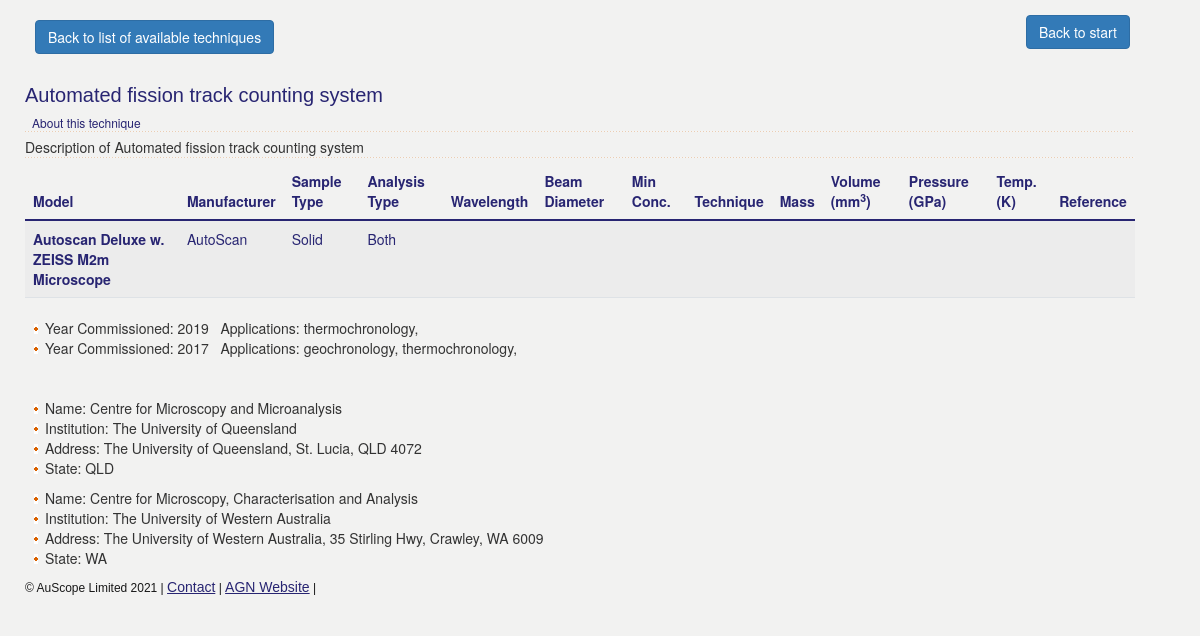
The page /Portal/viewTechnique/40?nav_from=listTechniques on the database as committed earlier.
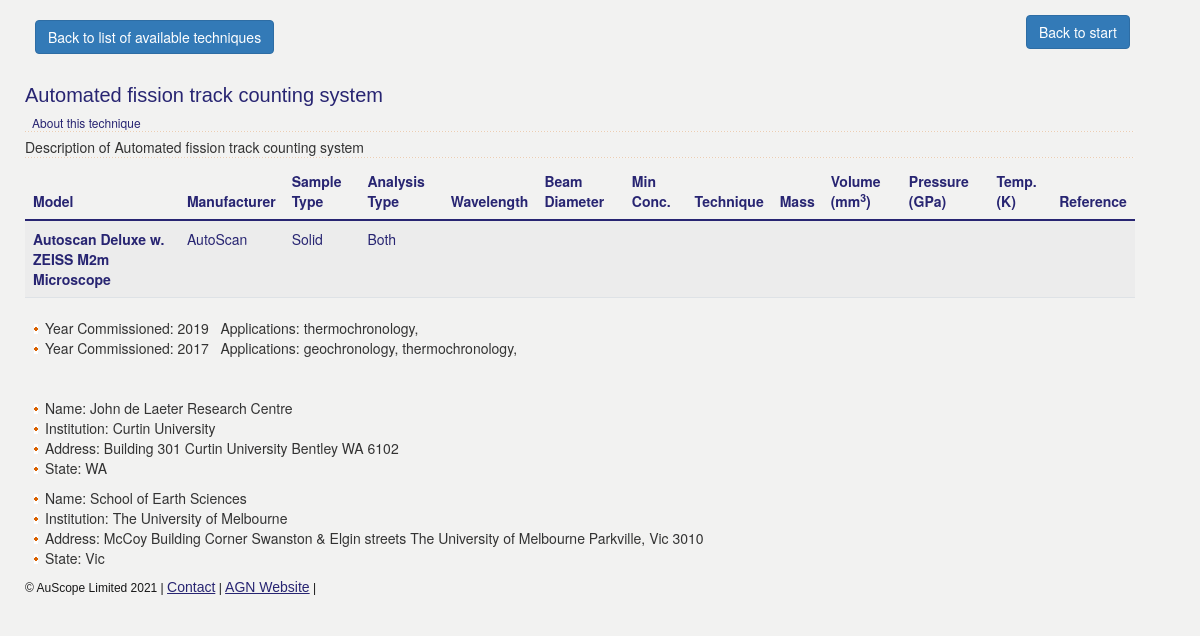
The same page on the database as committed later.
### tables this page shows
CREATE TABLE `technique` (
  `id` bigint(20) NOT NULL AUTO_INCREMENT,
  `name` varchar(255) NOT NULL,   
  `instrument_name` varchar(255) NOT NULL,  
  `model` varchar(255), 
  `manufacturer` varchar(255),  
  `sample_type` varchar(255),     
  `analysis_type` varchar(255),  
  `wavelength` varchar(63),
  `beam_diameter` varchar(63),
  `min_conc` varchar(63),
  `technique` varchar(255),  
  `mass` varchar(63),
  `volume` varchar(63),
  `pressure` varchar(63),
  `temperature` varchar(63),
  `ext_reference` varchar(255),
  `summary` longtext,  
  `description` longtext NOT NULL,  
  `keywords` longtext NOT NULL,
  `version` bigint(20) NOT NULL,
  `alternative_names` longtext NOT NULL,
  `technique_metadata_id` bigint(20) NOT NULL,
  PRIMARY KEY (`id`),
  UNIQUE KEY `model` (`model`),
  FULLTEXT KEY `fulltext_index` (`name`,`instrument_name`,`model`,`manufacturer`,`analysis_type`,`sample_type`,`technique`,`alternative_names`,`summary`,`description`,`keywords`),
  KEY `FK546GF1519AE409C5` (`technique_metadata_id`),
  CONSTRAINT `FK546HF136DC3948AF` FOREIGN KEY (`technique_metadata_id`) REFERENCES `technique_metadata` (`id`)
);

CREATE TABLE `location` (
  `id` bigint(20) NOT NULL AUTO_INCREMENT,
  `version` bigint(20) NOT NULL,
  `priority` int(11) NOT NULL,
  `status` varchar(255) NOT NULL,
  `address` longtext NOT NULL,
  `center_name` varchar(255) NOT NULL,
  `state` varchar(255) NOT NULL,
  `institution` varchar(255) NOT NULL,
  PRIMARY KEY (`id`),
  UNIQUE KEY `institution` (`institution`),
  FULLTEXT KEY `fulltext_index` (`institution`,`center_name`,`address`,`state`)
);

### application/controllers/Portal.php (called while the page is built, shortened)
<?php
class Portal extends CI_Controller {
    function __construct()
    {
        $this->load->model('Static_model');
    }
    public function viewTechnique($x){
        $science = '';
        $left = '';
        $right = '';
        $this->load->model('Techniques_model');
        $this->load->view(
            'Portal/technique_view',
            array(
                'science'=>$science,
                'right' => $right,
                'left' => $left,
                'prevPage'=> $this->input->get('nav_from'),
                'theTechnique'=> $this->Techniques_model->getTechniqueData($x),
                'caseStudies'=> $this->Techniques_model->getCaseStudiesforTechnique($x),
                'theContacts' => $this->Techniques_model->getContactsForTechnique($x),
                'references' => $this->Techniques_model->getReferencesForTechnique($x),
                'outputExamples' => $this->Techniques_model->getMediasForTechniqueSection($x,'OUTPUT'),
                'instrumentExamples' =>$this->Techniques_model->getMediasForTechniqueSection($x,'INSTRUMENT'),
                'localisationItems' =>$this->Techniques_model->getLocalisationItems($x),
                'locationItems' =>$this->Techniques_model->getLocationItems($x)
            )
        );
    }
}

### index.php (called while the page is built, shortened)
<?php
require_once BASEPATH.'core/CodeIgniter.php';

### application/models/Techniques_model.php (called while the page is built, shortened)
<?php
class Techniques_model extends MY_Model
{
    function getTechniqueData($x){
        $result = $this->db->where('id',$x)->get('technique')->row();
        return $result;
    }
    function getLocationItems($technique_id) {
        $query = $this->db->query("SELECT location.center_name, location.institution, location.address, location.state from location, localisation where location.id = localisation.location_id and localisation.technique_id = ".$technique_id.";");
        $item_list = $query->result_array();
        $ret_list = array();
        foreach($item_list as $item) {
            $line = array();
            array_push($line, $item['center_name'], $item['institution'], $item['address'], $item['state']);
            array_push($ret_list, $line);
        }
        return($ret_list);
    }
}

### application/views/Portal/technique_view.php (the view, shortened to what this page needs)
<?php
$this->load->view('layout/portal_header.php');?>
<head><title>AGN Instrument Finder</title></head>
<link href="http://vjs.zencdn.net/4.12/video-js.css" rel="stylesheet">
<body>
<div id="main">
    <div id="content" class="container">
	<div class="d-flex mb-2">
            <div class="p-2 me-auto">
<?php
if($prevPage=='listTechniques'){
    echo '<div class="p-2"><button class="btn btn-primary" type="submit" onclick="window.location.assign(\''.base_url().'Portal/listTechniques\')">Back to list of available techniques</button></div>';
}
?>
            </div>
            <div class="p-2">
                <button class="btn btn-primary" type="submit" onclick="window.location.assign('<?php echo base_url();?>Portal')">Back to start</button>
            </div>
        </div>
        <h1><?php echo $theTechnique->name; ?></h1>
        <h5>About this technique</h5>
        <hr>
        <?php echo $theTechnique->description; ?>
        <hr>
	<table class="table table-striped">
            <thead>
                <tr class="tf-font-14">
                    <th scope="col">Model</th>
                    <th scope="col">Manufacturer</th>
                    <th scope="col">Sample Type</th>
                    <th scope="col">Analysis Type</th>
                    <th scope="col">Wavelength</th>
                    <th scope="col">Beam Diameter</th>
                    <th scope="col">Min Conc.</th>
                    <th scope="col">Technique</th>
                    <th scope="col">Mass</th>
                    <th scope="col">Volume (mm<sup>3</sup>)</th>
                    <th scope="col">Pressure (GPa)</th>
                    <th scope="col">Temp. (K)</th >
                    <th scope="col">Reference</th>
                </tr>
            </thead>
            <tbody>
                <tr class="tf-font-14">
		    <th scope="row"><?php echo $theTechnique->model; ?></th>
		    <td><?php echo $theTechnique->manufacturer; ?></td>
		    <td><?php echo $theTechnique->sample_type; ?></td>
		    <td><?php echo $theTechnique->analysis_type; ?></td>
		    <td><?php echo $theTechnique->wavelength; ?></td>
		    <td><?php echo $theTechnique->beam_diameter; ?></td>
		    <td><?php echo $theTechnique->min_conc; ?></td>
		    <td><?php echo $theTechnique->technique; ?></td>
		    <td><?php echo $theTechnique->mass; ?></td>
		    <td><?php echo $theTechnique->volume; ?></td>
		    <td><?php echo $theTechnique->pressure; ?></td>
		    <td><?php echo $theTechnique->temperature; ?></td>
		    <td><?php echo $theTechnique->ext_reference; ?></td>
                </tr>
            </tbody>
        </table>
        <div>
        <?php
        echo '<ul>';
        foreach($localisationItems as $localisation) {
            echo "<li>Year Commissioned: ".$localisation[0]."&nbsp;&nbsp;&nbsp;";
            echo "Applications: ";
            foreach(array_slice($localisation, 1) as $application) {
                echo $application.", ";
            }
            echo "</li>";
        }
        echo '</ul>';
        foreach($locationItems as $location) {
            echo '<ul>';
            echo "<li>Name: ".$location[0]."</li>";
            echo "<li>Institution: ".$location[1]."</li>";
            echo "<li>Address: ".$location[2]."</li>";
            echo "<li>State: ".$location[3]."</li>";
            echo '</ul>';
        }
        ?>
    </div>
    <div id="footer">
        <?php include 'footer.php';?>
    </div>
</div>
</body>
<?php $this->load->view('layout/portal_footer.php')?>

### application/views/layout/portal_header.php (shortened to what this page needs)
<!DOCTYPE html>
<html>
<head>
    <link href="https://cdn.jsdelivr.net/npm/bootstrap@5.0.0-beta3/dist/css/bootstrap.min.css" rel="stylesheet">
    <link href="<?php echo base_url();?>/assets/css/bootstrap.css" rel="stylesheet">
    <link href="<?php echo base_url();?>/assets/css/technique-finder.css" rel="stylesheet">
    <link rel="stylesheet" href="https://cdnjs.cloudflare.com/ajax/libs/jqueryui/1.12.1/jquery-ui.min.css">
</head>
<body>
</body>
</html>

### application/views/Portal/footer.php
<p id="attribution" class="tf-attribution">© AuScope Limited 2021 |
    <a href="mailto:auscopegeochemistry@gmail.com" class="style1">Contact</a> |
    <a href="https://www.auscope.org.au/agn" class="style1" target="_blank">AGN Website</a> |
</p>

### application/views/layout/portal_footer.php (shortened to what this page needs)
<!DOCTYPE html>
<html>
<head>
    <link rel="stylesheet" type="text/css" href="https://cdn.datatables.net/v/dt/dt-1.10.16/datatables.min.css"/>
</head>
<body>
</body>
</html>

### assets/css/technique-finder.css (style rules this page uses)
body { background-color: rgb(242,242,241); }
.tf-hyperlink, a:link, a:visited { color: #282572; font-weight: bold; text-decoration: none; font-size: 14px; }
.tf-attribution { color: #282572; float: left; font-family: arial, verdana, sans-serif; }
.tf-font-14 { color: #282572 !important; font-weight: normal; font-size:14px; }
#main { width: 700px; text-align: left; padding: 10px 0 10px 10px; border-right: 0px solid #B2B3B6; }
#footer { top: 10px; left: 0px; margin-top: 10px; padding: 0 25px 0 0; }
#content p { font-family: arial, verdana, sans-serif; font-size: 12px; line-height:19px; color: #181818; }
#content h1 { font-size: 20px; color: #282572; font-family: arial, verdana, sans-serif; }
#content h5 { font-size: 12px; padding: 0 7px 0px 7px; margin: 10px 0 2px 0; color: #282572; }
#content hr { height: 1px; color: #282572; background-image: url(../images/hr.gif); border: none; padding: 0; margin: 0 0 5px 0; }
#content ul { margin-top: 10px; list-style-image: url(../images/icon_list.gif); }
#content a { text-decoration: underline; font-weight: normal; color: #282572; }
#footer a { text-decoration: underline; color: #282572; }

Rows that differ between the two databases and show on the page:
changed location: center_name "Centre for Microscopy and Microanalysis" → "John de Laeter Research Centre"; institution "The University of Queensland" → "Curtin University"; address "The University of Queensland, St. Lucia, QLD 4072" → "Building 301 Curtin University Bentley WA 6102"; state "QLD" → "WA"
changed location: center_name "Centre for Microscopy, Characterisation and Analysis" → "School of Earth Sciences"; institution "The University of Western Australia" → "The University of Melbourne"; address "The University of Western Australia, 35 Stirling Hwy, Crawley, WA 6009" → "McCoy Building Corner Swanston & Elgin streets The University of Melbourne Parkville, Vic 3010"; state "WA" → "Vic"
